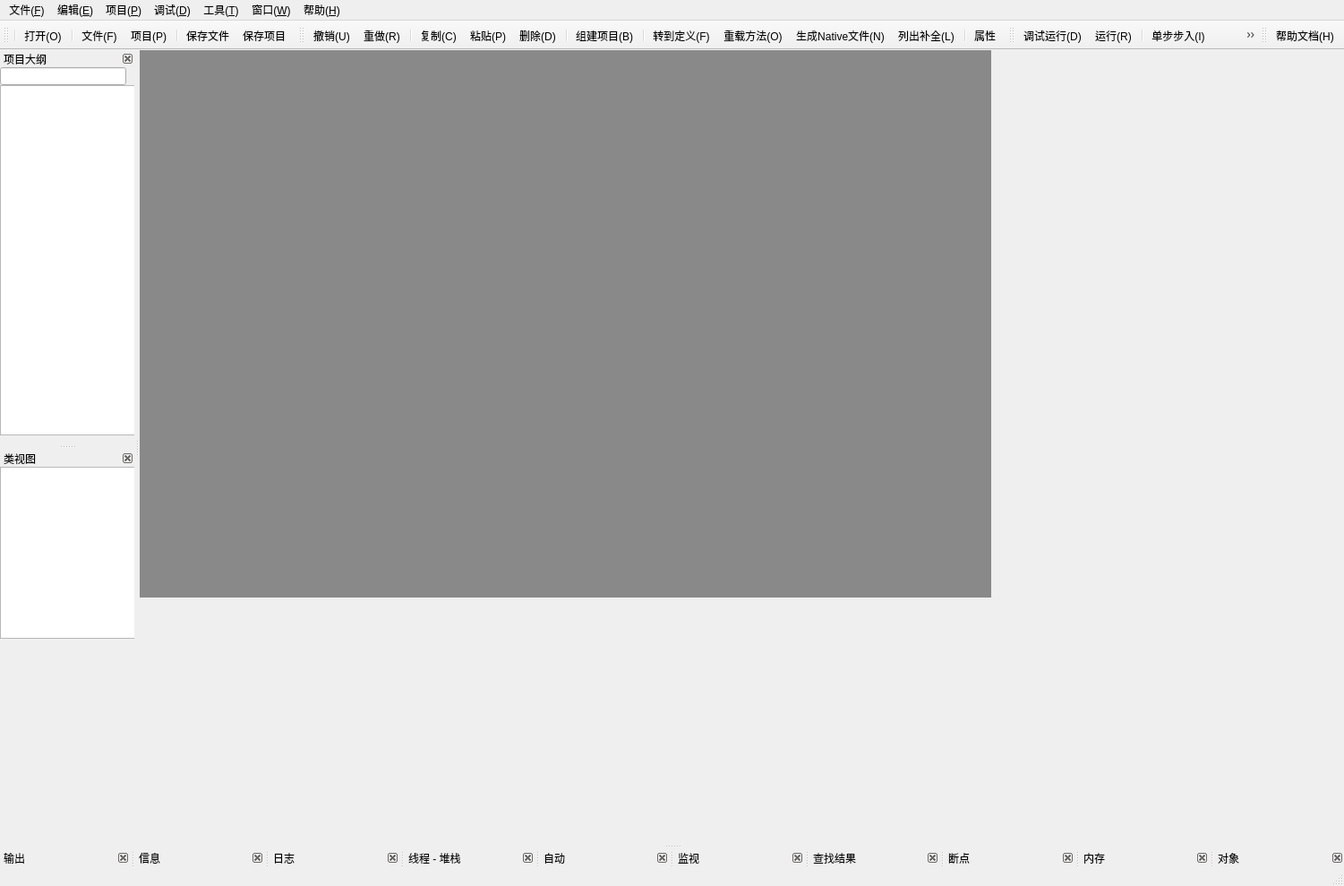
<?xml version="1.0" encoding="UTF-8"?>
<ui version="4.0">
 <class>MainWindow</class>
 <widget class="QMainWindow" name="MainWindow">
  <property name="geometry">
   <rect>
    <x>0</x>
    <y>0</y>
    <width>1501</width>
    <height>989</height>
   </rect>
  </property>
  <property name="windowTitle">
   <string>MainWindow</string>
  </property>
  <property name="windowIcon">
   <iconset>
    <normaloff>res/xide.png</normaloff>res/xide.png</iconset>
  </property>
  <widget class="QWidget" name="centralWidget">
   <widget class="QMdiArea" name="mdiArea">
    <property name="geometry">
     <rect>
      <x>0</x>
      <y>0</y>
      <width>951</width>
      <height>611</height>
     </rect>
    </property>
    <property name="sizeAdjustPolicy">
     <enum>QAbstractScrollArea::AdjustToContents</enum>
    </property>
    <property name="background">
     <brush brushstyle="SolidPattern">
      <color alpha="128">
       <red>35</red>
       <green>35</green>
       <blue>35</blue>
      </color>
     </brush>
    </property>
    <property name="viewMode">
     <enum>QMdiArea::TabbedView</enum>
    </property>
    <property name="documentMode">
     <bool>true</bool>
    </property>
    <property name="tabsClosable">
     <bool>true</bool>
    </property>
    <property name="tabsMovable">
     <bool>true</bool>
    </property>
    <property name="tabShape">
     <enum>QTabWidget::Rounded</enum>
    </property>
   </widget>
  </widget>
  <widget class="QToolBar" name="toolBar">
   <property name="minimumSize">
    <size>
     <width>0</width>
     <height>0</height>
    </size>
   </property>
   <property name="windowTitle">
    <string>文件</string>
   </property>
   <property name="allowedAreas">
    <set>Qt::TopToolBarArea</set>
   </property>
   <property name="iconSize">
    <size>
     <width>16</width>
     <height>16</height>
    </size>
   </property>
   <property name="floatable">
    <bool>false</bool>
   </property>
   <attribute name="toolBarArea">
    <enum>TopToolBarArea</enum>
   </attribute>
   <attribute name="toolBarBreak">
    <bool>false</bool>
   </attribute>
   <addaction name="separator"/>
   <addaction name="actionOpen"/>
   <addaction name="separator"/>
   <addaction name="actionFile_F"/>
   <addaction name="actionProject_P"/>
   <addaction name="separator"/>
   <addaction name="actionsave"/>
   <addaction name="actionsaveproject"/>
  </widget>
  <widget class="QStatusBar" name="statusBar"/>
  <widget class="QMenuBar" name="menuBar">
   <property name="geometry">
    <rect>
     <x>0</x>
     <y>0</y>
     <width>1501</width>
     <height>22</height>
    </rect>
   </property>
   <widget class="QMenu" name="menuFile">
    <property name="title">
     <string>文件(&amp;F)</string>
    </property>
    <widget class="QMenu" name="menuNew_N">
     <property name="title">
      <string>新建(&amp;N)</string>
     </property>
     <addaction name="actionFile_F"/>
     <addaction name="actionProject_P"/>
    </widget>
    <addaction name="menuNew_N"/>
    <addaction name="actionOpen"/>
    <addaction name="separator"/>
    <addaction name="actionclose"/>
    <addaction name="actioncloseproject"/>
    <addaction name="separator"/>
    <addaction name="actionsave"/>
    <addaction name="actionsaveas"/>
    <addaction name="separator"/>
    <addaction name="actionsaveproject"/>
    <addaction name="separator"/>
    <addaction name="actionsaveastemp"/>
    <addaction name="separator"/>
    <addaction name="actionexit"/>
   </widget>
   <widget class="QMenu" name="menuEdit">
    <property name="title">
     <string>编辑(&amp;E)</string>
    </property>
    <widget class="QMenu" name="menuaddition">
     <property name="title">
      <string>添加(&amp;A)</string>
     </property>
     <property name="icon">
      <iconset>
       <normaloff>res/toolbar/addition.png</normaloff>res/toolbar/addition.png</iconset>
     </property>
     <addaction name="actionfile"/>
     <addaction name="actionclass"/>
     <addaction name="actioninterface"/>
     <addaction name="actionpackage"/>
    </widget>
    <addaction name="menuaddition"/>
    <addaction name="separator"/>
    <addaction name="actionundo"/>
    <addaction name="actionredo"/>
    <addaction name="separator"/>
    <addaction name="actioncut"/>
    <addaction name="separator"/>
    <addaction name="actioncopy"/>
    <addaction name="actionpaste"/>
    <addaction name="separator"/>
    <addaction name="actiondelete"/>
    <addaction name="separator"/>
    <addaction name="actiongotodef"/>
    <addaction name="separator"/>
    <addaction name="actionfind"/>
    <addaction name="actionreplace"/>
    <addaction name="actionfindagain"/>
    <addaction name="separator"/>
    <addaction name="actionoverride"/>
    <addaction name="actionautocomplete"/>
    <addaction name="separator"/>
    <addaction name="actionlocalProblem"/>
    <addaction name="actiongoto"/>
   </widget>
   <widget class="QMenu" name="menuSln">
    <property name="title">
     <string>项目(&amp;P)</string>
    </property>
    <addaction name="actioncompile_project"/>
    <addaction name="actionclean"/>
    <addaction name="actiongenerateNativeSrc"/>
    <addaction name="separator"/>
    <addaction name="actioncomment"/>
    <addaction name="actionprop"/>
   </widget>
   <widget class="QMenu" name="menuDebug">
    <property name="title">
     <string>调试(&amp;D)</string>
    </property>
    <widget class="QMenu" name="menunewbreakpoint">
     <property name="title">
      <string>新建断点</string>
     </property>
     <addaction name="actionfunction"/>
     <addaction name="actiondata"/>
    </widget>
    <addaction name="actiondebug"/>
    <addaction name="actionrun"/>
    <addaction name="separator"/>
    <addaction name="actionstepin"/>
    <addaction name="actionstepover"/>
    <addaction name="actionstepout"/>
    <addaction name="separator"/>
    <addaction name="actionbreakpoint"/>
    <addaction name="menunewbreakpoint"/>
    <addaction name="separator"/>
    <addaction name="actionbreak"/>
    <addaction name="actionstoprun"/>
    <addaction name="separator"/>
    <addaction name="actiontest"/>
   </widget>
   <widget class="QMenu" name="menuTools">
    <property name="title">
     <string>工具(&amp;T)</string>
    </property>
    <addaction name="actionQTCreator"/>
    <addaction name="separator"/>
    <addaction name="actionsetting"/>
   </widget>
   <widget class="QMenu" name="menuWindow">
    <property name="title">
     <string>窗口(&amp;W)</string>
    </property>
    <addaction name="sortwindows"/>
    <addaction name="actionoverlapped"/>
    <addaction name="separator"/>
    <addaction name="allwindows"/>
   </widget>
   <widget class="QMenu" name="menuHelp">
    <property name="title">
     <string>帮助(&amp;H)</string>
    </property>
    <addaction name="actionhelp"/>
    <addaction name="actionsendfeedback"/>
    <addaction name="separator"/>
    <addaction name="actionstartup"/>
    <addaction name="actionsamples"/>
    <addaction name="separator"/>
    <addaction name="actionabout"/>
   </widget>
   <addaction name="menuFile"/>
   <addaction name="menuEdit"/>
   <addaction name="menuSln"/>
   <addaction name="menuDebug"/>
   <addaction name="menuTools"/>
   <addaction name="menuWindow"/>
   <addaction name="menuHelp"/>
  </widget>
  <widget class="QDockWidget" name="wnd_output">
   <property name="features">
    <set>QDockWidget::DockWidgetClosable|QDockWidget::DockWidgetMovable</set>
   </property>
   <property name="allowedAreas">
    <set>Qt::AllDockWidgetAreas</set>
   </property>
   <property name="windowTitle">
    <string>输出</string>
   </property>
   <attribute name="dockWidgetArea">
    <number>8</number>
   </attribute>
   <widget class="QWidget" name="dockWidgetContents_2"/>
  </widget>
  <widget class="QDockWidget" name="wnd_slnview">
   <property name="minimumSize">
    <size>
     <width>150</width>
     <height>38</height>
    </size>
   </property>
   <property name="floating">
    <bool>false</bool>
   </property>
   <property name="features">
    <set>QDockWidget::DockWidgetClosable|QDockWidget::DockWidgetMovable</set>
   </property>
   <property name="allowedAreas">
    <set>Qt::AllDockWidgetAreas</set>
   </property>
   <property name="windowTitle">
    <string>项目大纲</string>
   </property>
   <attribute name="dockWidgetArea">
    <number>1</number>
   </attribute>
   <widget class="QWidget" name="dockWidgetContents">
    <widget class="QTreeWidget" name="tree_sln">
     <property name="geometry">
      <rect>
       <x>0</x>
       <y>20</y>
       <width>271</width>
       <height>391</height>
      </rect>
     </property>
     <property name="focusPolicy">
      <enum>Qt::ClickFocus</enum>
     </property>
     <property name="contextMenuPolicy">
      <enum>Qt::ActionsContextMenu</enum>
     </property>
     <property name="sizeAdjustPolicy">
      <enum>QAbstractScrollArea::AdjustIgnored</enum>
     </property>
     <property name="editTriggers">
      <set>QAbstractItemView::NoEditTriggers</set>
     </property>
     <property name="selectionMode">
      <enum>QAbstractItemView::SingleSelection</enum>
     </property>
     <property name="selectionBehavior">
      <enum>QAbstractItemView::SelectRows</enum>
     </property>
     <property name="iconSize">
      <size>
       <width>16</width>
       <height>16</height>
      </size>
     </property>
     <property name="verticalScrollMode">
      <enum>QAbstractItemView::ScrollPerPixel</enum>
     </property>
     <property name="animated">
      <bool>true</bool>
     </property>
     <property name="allColumnsShowFocus">
      <bool>false</bool>
     </property>
     <property name="columnCount">
      <number>1</number>
     </property>
     <attribute name="headerVisible">
      <bool>false</bool>
     </attribute>
     <column>
      <property name="text">
       <string notr="true">1</string>
      </property>
     </column>
    </widget>
    <widget class="QLineEdit" name="editSearch">
     <property name="geometry">
      <rect>
       <x>0</x>
       <y>0</y>
       <width>141</width>
       <height>20</height>
      </rect>
     </property>
    </widget>
   </widget>
  </widget>
  <widget class="QDockWidget" name="wnd_classview">
   <property name="minimumSize">
    <size>
     <width>150</width>
     <height>38</height>
    </size>
   </property>
   <property name="features">
    <set>QDockWidget::DockWidgetClosable|QDockWidget::DockWidgetMovable</set>
   </property>
   <property name="allowedAreas">
    <set>Qt::AllDockWidgetAreas</set>
   </property>
   <property name="windowTitle">
    <string>类视图</string>
   </property>
   <attribute name="dockWidgetArea">
    <number>1</number>
   </attribute>
   <widget class="QWidget" name="dockWidgetContents_5">
    <widget class="QTreeWidget" name="tree_class">
     <property name="geometry">
      <rect>
       <x>0</x>
       <y>0</y>
       <width>256</width>
       <height>192</height>
      </rect>
     </property>
     <property name="verticalScrollMode">
      <enum>QAbstractItemView::ScrollPerPixel</enum>
     </property>
     <property name="sortingEnabled">
      <bool>false</bool>
     </property>
     <property name="animated">
      <bool>true</bool>
     </property>
     <attribute name="headerVisible">
      <bool>false</bool>
     </attribute>
     <column>
      <property name="text">
       <string notr="true">1</string>
      </property>
     </column>
    </widget>
   </widget>
  </widget>
  <widget class="QToolBar" name="toolBar_2">
   <property name="minimumSize">
    <size>
     <width>0</width>
     <height>0</height>
    </size>
   </property>
   <property name="windowTitle">
    <string>编辑</string>
   </property>
   <property name="movable">
    <bool>true</bool>
   </property>
   <property name="allowedAreas">
    <set>Qt::TopToolBarArea</set>
   </property>
   <property name="iconSize">
    <size>
     <width>16</width>
     <height>16</height>
    </size>
   </property>
   <property name="floatable">
    <bool>false</bool>
   </property>
   <attribute name="toolBarArea">
    <enum>TopToolBarArea</enum>
   </attribute>
   <attribute name="toolBarBreak">
    <bool>false</bool>
   </attribute>
   <addaction name="actionundo"/>
   <addaction name="actionredo"/>
   <addaction name="separator"/>
   <addaction name="actioncopy"/>
   <addaction name="actionpaste"/>
   <addaction name="actiondelete"/>
   <addaction name="separator"/>
   <addaction name="actioncompile_project"/>
   <addaction name="separator"/>
   <addaction name="actiongotodef"/>
   <addaction name="actionoverride"/>
   <addaction name="actiongenerateNativeSrc"/>
   <addaction name="actionautocomplete"/>
   <addaction name="separator"/>
   <addaction name="actionprop"/>
  </widget>
  <widget class="QToolBar" name="toolBar_3">
   <property name="minimumSize">
    <size>
     <width>0</width>
     <height>0</height>
    </size>
   </property>
   <property name="baseSize">
    <size>
     <width>0</width>
     <height>0</height>
    </size>
   </property>
   <property name="windowTitle">
    <string>调试</string>
   </property>
   <property name="allowedAreas">
    <set>Qt::TopToolBarArea</set>
   </property>
   <property name="iconSize">
    <size>
     <width>16</width>
     <height>16</height>
    </size>
   </property>
   <property name="floatable">
    <bool>false</bool>
   </property>
   <attribute name="toolBarArea">
    <enum>TopToolBarArea</enum>
   </attribute>
   <attribute name="toolBarBreak">
    <bool>false</bool>
   </attribute>
   <addaction name="actiondebug"/>
   <addaction name="actionrun"/>
   <addaction name="separator"/>
   <addaction name="actionstepin"/>
   <addaction name="actionstepover"/>
   <addaction name="actionstepout"/>
   <addaction name="separator"/>
   <addaction name="actionbreak"/>
   <addaction name="actionstoprun"/>
   <addaction name="separator"/>
   <addaction name="actionbreakpoint"/>
   <addaction name="separator"/>
  </widget>
  <widget class="QToolBar" name="toolBar_4">
   <property name="windowTitle">
    <string>帮助</string>
   </property>
   <property name="allowedAreas">
    <set>Qt::TopToolBarArea</set>
   </property>
   <property name="iconSize">
    <size>
     <width>16</width>
     <height>16</height>
    </size>
   </property>
   <property name="floatable">
    <bool>false</bool>
   </property>
   <attribute name="toolBarArea">
    <enum>TopToolBarArea</enum>
   </attribute>
   <attribute name="toolBarBreak">
    <bool>false</bool>
   </attribute>
   <addaction name="actionhelp"/>
  </widget>
  <widget class="QDockWidget" name="wnd_info">
   <property name="features">
    <set>QDockWidget::DockWidgetClosable|QDockWidget::DockWidgetMovable</set>
   </property>
   <property name="allowedAreas">
    <set>Qt::AllDockWidgetAreas</set>
   </property>
   <property name="windowTitle">
    <string>信息</string>
   </property>
   <attribute name="dockWidgetArea">
    <number>8</number>
   </attribute>
   <widget class="QWidget" name="dockWidgetContents_3">
    <widget class="QPushButton" name="btnError">
     <property name="geometry">
      <rect>
       <x>0</x>
       <y>270</y>
       <width>81</width>
       <height>23</height>
      </rect>
     </property>
     <property name="text">
      <string>错误</string>
     </property>
     <property name="icon">
      <iconset>
       <normaloff>res/toolbar/error.png</normaloff>res/toolbar/error.png</iconset>
     </property>
     <property name="checkable">
      <bool>true</bool>
     </property>
     <property name="checked">
      <bool>true</bool>
     </property>
    </widget>
    <widget class="QPushButton" name="btnWarning">
     <property name="geometry">
      <rect>
       <x>80</x>
       <y>270</y>
       <width>81</width>
       <height>23</height>
      </rect>
     </property>
     <property name="text">
      <string>警告</string>
     </property>
     <property name="icon">
      <iconset>
       <normaloff>res/toolbar/warning_out.png</normaloff>res/toolbar/warning_out.png</iconset>
     </property>
     <property name="checkable">
      <bool>true</bool>
     </property>
     <property name="checked">
      <bool>true</bool>
     </property>
    </widget>
    <widget class="QPushButton" name="btnTips">
     <property name="geometry">
      <rect>
       <x>160</x>
       <y>270</y>
       <width>81</width>
       <height>23</height>
      </rect>
     </property>
     <property name="text">
      <string>提示</string>
     </property>
     <property name="icon">
      <iconset>
       <normaloff>res/toolbar/tips.png</normaloff>res/toolbar/tips.png</iconset>
     </property>
     <property name="checkable">
      <bool>true</bool>
     </property>
     <property name="checked">
      <bool>true</bool>
     </property>
    </widget>
    <widget class="QTreeWidget" name="infoList">
     <property name="geometry">
      <rect>
       <x>0</x>
       <y>0</y>
       <width>691</width>
       <height>211</height>
      </rect>
     </property>
     <column>
      <property name="text">
       <string notr="true">1</string>
      </property>
     </column>
    </widget>
   </widget>
  </widget>
  <widget class="QDockWidget" name="wnd_log">
   <property name="features">
    <set>QDockWidget::DockWidgetClosable|QDockWidget::DockWidgetMovable</set>
   </property>
   <property name="allowedAreas">
    <set>Qt::AllDockWidgetAreas</set>
   </property>
   <property name="windowTitle">
    <string>日志</string>
   </property>
   <attribute name="dockWidgetArea">
    <number>8</number>
   </attribute>
   <widget class="QWidget" name="dockWidgetContents_3">
    <widget class="QPushButton" name="btnFilter">
     <property name="geometry">
      <rect>
       <x>0</x>
       <y>270</y>
       <width>80</width>
       <height>23</height>
      </rect>
     </property>
     <property name="text">
      <string>新建</string>
     </property>
     <property name="checkable">
      <bool>false</bool>
     </property>
     <property name="checked">
      <bool>false</bool>
     </property>
    </widget>
    <widget class="QTreeWidget" name="logList">
     <property name="geometry">
      <rect>
       <x>60</x>
       <y>0</y>
       <width>111</width>
       <height>211</height>
      </rect>
     </property>
     <column>
      <property name="text">
       <string notr="true">1</string>
      </property>
     </column>
    </widget>
    <widget class="QTreeWidget" name="filterlist">
     <property name="geometry">
      <rect>
       <x>0</x>
       <y>0</y>
       <width>51</width>
       <height>211</height>
      </rect>
     </property>
     <column>
      <property name="text">
       <string notr="true">1</string>
      </property>
     </column>
    </widget>
    <widget class="QPushButton" name="btnClear">
     <property name="geometry">
      <rect>
       <x>50</x>
       <y>270</y>
       <width>80</width>
       <height>23</height>
      </rect>
     </property>
     <property name="text">
      <string>清除</string>
     </property>
     <property name="checkable">
      <bool>false</bool>
     </property>
     <property name="checked">
      <bool>false</bool>
     </property>
    </widget>
    <widget class="QCheckBox" name="chkAutoScroll">
     <property name="geometry">
      <rect>
       <x>60</x>
       <y>220</y>
       <width>73</width>
       <height>18</height>
      </rect>
     </property>
     <property name="text">
      <string>自动滚动</string>
     </property>
    </widget>
   </widget>
  </widget>
  <widget class="QDockWidget" name="stackinfo">
   <property name="features">
    <set>QDockWidget::DockWidgetClosable|QDockWidget::DockWidgetMovable</set>
   </property>
   <property name="allowedAreas">
    <set>Qt::AllDockWidgetAreas</set>
   </property>
   <property name="windowTitle">
    <string>线程 - 堆栈</string>
   </property>
   <attribute name="dockWidgetArea">
    <number>8</number>
   </attribute>
   <widget class="QWidget" name="dockWidgetContents_8">
    <widget class="QTreeWidget" name="stacklist">
     <property name="geometry">
      <rect>
       <x>0</x>
       <y>0</y>
       <width>256</width>
       <height>181</height>
      </rect>
     </property>
     <column>
      <property name="text">
       <string notr="true">1</string>
      </property>
     </column>
    </widget>
   </widget>
  </widget>
  <widget class="QDockWidget" name="autoinfo">
   <property name="features">
    <set>QDockWidget::DockWidgetClosable|QDockWidget::DockWidgetMovable</set>
   </property>
   <property name="allowedAreas">
    <set>Qt::AllDockWidgetAreas</set>
   </property>
   <property name="windowTitle">
    <string>自动</string>
   </property>
   <attribute name="dockWidgetArea">
    <number>8</number>
   </attribute>
   <widget class="QWidget" name="dockWidgetContents_8">
    <widget class="QTreeWidget" name="autolist">
     <property name="geometry">
      <rect>
       <x>0</x>
       <y>0</y>
       <width>256</width>
       <height>181</height>
      </rect>
     </property>
     <column>
      <property name="text">
       <string notr="true">1</string>
      </property>
     </column>
    </widget>
   </widget>
  </widget>
  <widget class="QDockWidget" name="watchinfo">
   <property name="features">
    <set>QDockWidget::DockWidgetClosable|QDockWidget::DockWidgetMovable</set>
   </property>
   <property name="allowedAreas">
    <set>Qt::AllDockWidgetAreas</set>
   </property>
   <property name="windowTitle">
    <string>监视</string>
   </property>
   <attribute name="dockWidgetArea">
    <number>8</number>
   </attribute>
   <widget class="QWidget" name="dockWidgetContents_8">
    <widget class="QTreeWidget" name="watchlist">
     <property name="geometry">
      <rect>
       <x>0</x>
       <y>0</y>
       <width>256</width>
       <height>181</height>
      </rect>
     </property>
     <column>
      <property name="text">
       <string notr="true">1</string>
      </property>
     </column>
    </widget>
   </widget>
  </widget>
  <widget class="QDockWidget" name="findinfo">
   <property name="features">
    <set>QDockWidget::DockWidgetClosable|QDockWidget::DockWidgetMovable</set>
   </property>
   <property name="allowedAreas">
    <set>Qt::AllDockWidgetAreas</set>
   </property>
   <property name="windowTitle">
    <string>查找结果</string>
   </property>
   <attribute name="dockWidgetArea">
    <number>8</number>
   </attribute>
   <widget class="QWidget" name="dockWidgetContents_8">
    <widget class="QTreeWidget" name="findlist">
     <property name="geometry">
      <rect>
       <x>0</x>
       <y>0</y>
       <width>256</width>
       <height>181</height>
      </rect>
     </property>
     <column>
      <property name="text">
       <string notr="true">1</string>
      </property>
     </column>
    </widget>
   </widget>
  </widget>
  <widget class="QDockWidget" name="bpinfo">
   <property name="features">
    <set>QDockWidget::DockWidgetClosable|QDockWidget::DockWidgetMovable</set>
   </property>
   <property name="allowedAreas">
    <set>Qt::AllDockWidgetAreas</set>
   </property>
   <property name="windowTitle">
    <string>断点</string>
   </property>
   <attribute name="dockWidgetArea">
    <number>8</number>
   </attribute>
   <widget class="QWidget" name="dockWidgetContents_8">
    <widget class="QTreeWidget" name="bplist">
     <property name="geometry">
      <rect>
       <x>0</x>
       <y>0</y>
       <width>256</width>
       <height>181</height>
      </rect>
     </property>
     <column>
      <property name="text">
       <string notr="true">1</string>
      </property>
     </column>
    </widget>
   </widget>
  </widget>
  <widget class="QDockWidget" name="memoryinfo">
   <property name="features">
    <set>QDockWidget::DockWidgetClosable|QDockWidget::DockWidgetMovable</set>
   </property>
   <property name="allowedAreas">
    <set>Qt::AllDockWidgetAreas</set>
   </property>
   <property name="windowTitle">
    <string>内存</string>
   </property>
   <attribute name="dockWidgetArea">
    <number>8</number>
   </attribute>
   <widget class="QWidget" name="dockWidgetContents_13">
    <widget class="QPushButton" name="btnGc">
     <property name="geometry">
      <rect>
       <x>0</x>
       <y>270</y>
       <width>81</width>
       <height>23</height>
      </rect>
     </property>
     <property name="text">
      <string>GC</string>
     </property>
     <property name="icon">
      <iconset>
       <normaloff>res/toolbar/gc.png</normaloff>res/toolbar/gc.png</iconset>
     </property>
    </widget>
    <widget class="QPushButton" name="btnRefresh">
     <property name="geometry">
      <rect>
       <x>80</x>
       <y>270</y>
       <width>81</width>
       <height>23</height>
      </rect>
     </property>
     <property name="text">
      <string>刷新</string>
     </property>
     <property name="icon">
      <iconset>
       <normaloff>res/toolbar/refresh.png</normaloff>res/toolbar/refresh.png</iconset>
     </property>
    </widget>
    <widget class="QTreeWidget" name="memlist">
     <property name="geometry">
      <rect>
       <x>0</x>
       <y>0</y>
       <width>691</width>
       <height>211</height>
      </rect>
     </property>
     <column>
      <property name="text">
       <string notr="true">1</string>
      </property>
     </column>
    </widget>
   </widget>
  </widget>
  <widget class="QDockWidget" name="gcinfo">
   <property name="features">
    <set>QDockWidget::DockWidgetClosable|QDockWidget::DockWidgetMovable</set>
   </property>
   <property name="allowedAreas">
    <set>Qt::AllDockWidgetAreas</set>
   </property>
   <property name="windowTitle">
    <string>对象</string>
   </property>
   <attribute name="dockWidgetArea">
    <number>8</number>
   </attribute>
   <widget class="QWidget" name="dockWidgetContents_13">
    <widget class="QPushButton" name="btnUpdate">
     <property name="geometry">
      <rect>
       <x>0</x>
       <y>270</y>
       <width>81</width>
       <height>23</height>
      </rect>
     </property>
     <property name="text">
      <string>更新</string>
     </property>
     <property name="icon">
      <iconset>
       <normaloff>res/toolbar/refresh.png</normaloff>res/toolbar/refresh.png</iconset>
     </property>
    </widget>
    <widget class="QTreeWidget" name="objslist">
     <property name="geometry">
      <rect>
       <x>0</x>
       <y>0</y>
       <width>691</width>
       <height>211</height>
      </rect>
     </property>
     <column>
      <property name="text">
       <string notr="true">1</string>
      </property>
     </column>
    </widget>
   </widget>
  </widget>
  <action name="actionFile_F">
   <property name="icon">
    <iconset>
     <normaloff>res/toolbar/newfile.png</normaloff>res/toolbar/newfile.png</iconset>
   </property>
   <property name="text">
    <string>文件(&amp;F)</string>
   </property>
   <property name="iconText">
    <string>文件(F)</string>
   </property>
   <property name="toolTip">
    <string>新建文件</string>
   </property>
   <property name="shortcut">
    <string>Ctrl+Shift+N</string>
   </property>
  </action>
  <action name="actionProject_P">
   <property name="icon">
    <iconset>
     <normaloff>res/toolbar/newproj.png</normaloff>res/toolbar/newproj.png</iconset>
   </property>
   <property name="text">
    <string>项目(&amp;P)</string>
   </property>
   <property name="shortcut">
    <string>Ctrl+N</string>
   </property>
  </action>
  <action name="actionOpen">
   <property name="icon">
    <iconset>
     <normaloff>res/toolbar/open.png</normaloff>res/toolbar/open.png</iconset>
   </property>
   <property name="text">
    <string>打开(&amp;O)</string>
   </property>
   <property name="shortcut">
    <string>Ctrl+O</string>
   </property>
  </action>
  <action name="action_s">
   <property name="text">
    <string> s </string>
   </property>
  </action>
  <action name="actionclose">
   <property name="text">
    <string>关闭文件(&amp;C)</string>
   </property>
  </action>
  <action name="actioncloseproject">
   <property name="text">
    <string>关闭项目(&amp;K)</string>
   </property>
  </action>
  <action name="actionsave">
   <property name="icon">
    <iconset>
     <normaloff>res/toolbar/savefile.png</normaloff>res/toolbar/savefile.png</iconset>
   </property>
   <property name="text">
    <string>保存文件</string>
   </property>
   <property name="shortcut">
    <string>Ctrl+S</string>
   </property>
  </action>
  <action name="actionsaveproject">
   <property name="icon">
    <iconset>
     <normaloff>res/toolbar/savesln.png</normaloff>res/toolbar/savesln.png</iconset>
   </property>
   <property name="text">
    <string>保存项目</string>
   </property>
   <property name="shortcut">
    <string>Ctrl+Shift+S</string>
   </property>
  </action>
  <action name="actionexit">
   <property name="text">
    <string>退出</string>
   </property>
   <property name="shortcut">
    <string>Ctrl+Q</string>
   </property>
  </action>
  <action name="actionfile">
   <property name="icon">
    <iconset>
     <normaloff>res/toolbar/newfile.png</normaloff>res/toolbar/newfile.png</iconset>
   </property>
   <property name="text">
    <string>文件(&amp;F)</string>
   </property>
  </action>
  <action name="actionclass">
   <property name="icon">
    <iconset>
     <normaloff>res/toolbar/class.png</normaloff>res/toolbar/class.png</iconset>
   </property>
   <property name="text">
    <string>类(&amp;C)</string>
   </property>
  </action>
  <action name="actioninterface">
   <property name="icon">
    <iconset>
     <normaloff>res/toolbar/interface.png</normaloff>res/toolbar/interface.png</iconset>
   </property>
   <property name="text">
    <string>接口(&amp;I)</string>
   </property>
  </action>
  <action name="actionpackage">
   <property name="icon">
    <iconset>
     <normaloff>res/toolbar/package.png</normaloff>res/toolbar/package.png</iconset>
   </property>
   <property name="text">
    <string>包(&amp;P)</string>
   </property>
  </action>
  <action name="actionundo">
   <property name="icon">
    <iconset>
     <normaloff>res/toolbar/undo.png</normaloff>res/toolbar/undo.png</iconset>
   </property>
   <property name="text">
    <string>撤销(&amp;U)</string>
   </property>
   <property name="shortcut">
    <string>Ctrl+Z</string>
   </property>
  </action>
  <action name="actionredo">
   <property name="icon">
    <iconset>
     <normaloff>res/toolbar/redo.png</normaloff>res/toolbar/redo.png</iconset>
   </property>
   <property name="text">
    <string>重做(&amp;R)</string>
   </property>
   <property name="shortcut">
    <string>Ctrl+Y</string>
   </property>
  </action>
  <action name="actioncopy">
   <property name="icon">
    <iconset>
     <normaloff>res/toolbar/copy.png</normaloff>res/toolbar/copy.png</iconset>
   </property>
   <property name="text">
    <string>复制(&amp;C)</string>
   </property>
   <property name="shortcut">
    <string>Ctrl+C</string>
   </property>
  </action>
  <action name="actioncut">
   <property name="text">
    <string>剪切(&amp;T)</string>
   </property>
   <property name="shortcut">
    <string>Ctrl+X</string>
   </property>
  </action>
  <action name="actionpaste">
   <property name="icon">
    <iconset>
     <normaloff>res/toolbar/paste.png</normaloff>res/toolbar/paste.png</iconset>
   </property>
   <property name="text">
    <string>粘贴(&amp;P)</string>
   </property>
   <property name="shortcut">
    <string>Ctrl+V</string>
   </property>
  </action>
  <action name="actiondelete">
   <property name="icon">
    <iconset>
     <normaloff>res/toolbar/delete.png</normaloff>res/toolbar/delete.png</iconset>
   </property>
   <property name="text">
    <string>删除(&amp;D)</string>
   </property>
   <property name="shortcut">
    <string>Del</string>
   </property>
  </action>
  <action name="actiongotodef">
   <property name="icon">
    <iconset>
     <normaloff>res/toolbar/gotodef.png</normaloff>res/toolbar/gotodef.png</iconset>
   </property>
   <property name="text">
    <string>转到定义(&amp;F)</string>
   </property>
   <property name="shortcut">
    <string>F12</string>
   </property>
  </action>
  <action name="actionoverride">
   <property name="icon">
    <iconset>
     <normaloff>res/toolbar/override.png</normaloff>res/toolbar/override.png</iconset>
   </property>
   <property name="text">
    <string>重载方法(&amp;O)</string>
   </property>
   <property name="shortcut">
    <string>Alt+V</string>
   </property>
  </action>
  <action name="actionautocomplete">
   <property name="icon">
    <iconset>
     <normaloff>res/toolbar/listinput.png</normaloff>res/toolbar/listinput.png</iconset>
   </property>
   <property name="text">
    <string>列出补全(&amp;L)</string>
   </property>
   <property name="shortcut">
    <string>Alt+.</string>
   </property>
  </action>
  <action name="actioncompile_project">
   <property name="icon">
    <iconset>
     <normaloff>res/toolbar/build.png</normaloff>res/toolbar/build.png</iconset>
   </property>
   <property name="text">
    <string>组建项目(&amp;B)</string>
   </property>
   <property name="shortcut">
    <string>F7</string>
   </property>
  </action>
  <action name="actionclean">
   <property name="text">
    <string>清理(&amp;C)</string>
   </property>
   <property name="shortcut">
    <string>Ctrl+Alt+C</string>
   </property>
  </action>
  <action name="actiongenerateNativeSrc">
   <property name="icon">
    <iconset>
     <normaloff>res/toolbar/generatec.png</normaloff>res/toolbar/generatec.png</iconset>
   </property>
   <property name="text">
    <string>生成Native文件(&amp;N)</string>
   </property>
   <property name="shortcut">
    <string>Ctrl+Alt+G</string>
   </property>
  </action>
  <action name="actionrebuild">
   <property name="text">
    <string>rebuild</string>
   </property>
  </action>
  <action name="actiondebug">
   <property name="icon">
    <iconset>
     <normaloff>res/toolbar/debug.png</normaloff>res/toolbar/debug.png</iconset>
   </property>
   <property name="text">
    <string>调试运行(&amp;D)</string>
   </property>
   <property name="shortcut">
    <string>F5</string>
   </property>
  </action>
  <action name="actionrun">
   <property name="icon">
    <iconset>
     <normaloff>res/toolbar/run.png</normaloff>res/toolbar/run.png</iconset>
   </property>
   <property name="text">
    <string>运行(&amp;R)</string>
   </property>
   <property name="shortcut">
    <string>Ctrl+F5</string>
   </property>
  </action>
  <action name="actionstepin">
   <property name="icon">
    <iconset>
     <normaloff>res/toolbar/stepin.png</normaloff>res/toolbar/stepin.png</iconset>
   </property>
   <property name="text">
    <string>单步步入(&amp;I)</string>
   </property>
   <property name="shortcut">
    <string>F11</string>
   </property>
  </action>
  <action name="actionstepover">
   <property name="icon">
    <iconset>
     <normaloff>res/toolbar/stopover.png</normaloff>res/toolbar/stopover.png</iconset>
   </property>
   <property name="text">
    <string>单步步过(&amp;O)</string>
   </property>
   <property name="shortcut">
    <string>F10</string>
   </property>
  </action>
  <action name="actionstepout">
   <property name="icon">
    <iconset>
     <normaloff>res/toolbar/stepout.png</normaloff>res/toolbar/stepout.png</iconset>
   </property>
   <property name="text">
    <string>单步跳出(&amp;T)</string>
   </property>
   <property name="shortcut">
    <string>Shift+F11</string>
   </property>
  </action>
  <action name="actionbreakpoint">
   <property name="icon">
    <iconset>
     <normaloff>res/toolbar/bp.png</normaloff>res/toolbar/bp.png</iconset>
   </property>
   <property name="text">
    <string>切换断点(&amp;P)</string>
   </property>
   <property name="shortcut">
    <string>F9</string>
   </property>
  </action>
  <action name="actiondatabreakpoint">
   <property name="text">
    <string>databreakpoint</string>
   </property>
  </action>
  <action name="actionfunction">
   <property name="text">
    <string>函数断点(&amp;F)</string>
   </property>
  </action>
  <action name="actiondata">
   <property name="text">
    <string>数据断点(&amp;D)</string>
   </property>
  </action>
  <action name="actiontest">
   <property name="text">
    <string>测试(&amp;A)</string>
   </property>
  </action>
  <action name="actionQTCreator">
   <property name="text">
    <string>QTCreator(UI设计器)</string>
   </property>
  </action>
  <action name="actionhelp">
   <property name="icon">
    <iconset>
     <normaloff>res/toolbar/help.png</normaloff>res/toolbar/help.png</iconset>
   </property>
   <property name="text">
    <string>帮助文档(&amp;H)</string>
   </property>
  </action>
  <action name="actionsendfeedback">
   <property name="text">
    <string>发送反馈(&amp;F)</string>
   </property>
  </action>
  <action name="actionsamples">
   <property name="text">
    <string>代码示例</string>
   </property>
  </action>
  <action name="actionabout">
   <property name="icon">
    <iconset>
     <normaloff>res/toolbar/info.png</normaloff>res/toolbar/info.png</iconset>
   </property>
   <property name="text">
    <string>关于(&amp;A)</string>
   </property>
  </action>
  <action name="actionstoprun">
   <property name="icon">
    <iconset>
     <normaloff>res/toolbar/stoprun.png</normaloff>res/toolbar/stoprun.png</iconset>
   </property>
   <property name="text">
    <string>停止运行(&amp;S)</string>
   </property>
   <property name="shortcut">
    <string>Shift+F5</string>
   </property>
  </action>
  <action name="actionbreak">
   <property name="icon">
    <iconset>
     <normaloff>res/toolbar/break.png</normaloff>res/toolbar/break.png</iconset>
   </property>
   <property name="text">
    <string>中断</string>
   </property>
  </action>
  <action name="actionprop">
   <property name="icon">
    <iconset>
     <normaloff>res/toolbar/prop.png</normaloff>res/toolbar/prop.png</iconset>
   </property>
   <property name="text">
    <string>属性</string>
   </property>
  </action>
  <action name="actionfind">
   <property name="icon">
    <iconset>
     <normaloff>res/toolbar/find.png</normaloff>res/toolbar/find.png</iconset>
   </property>
   <property name="text">
    <string>查找(&amp;F)</string>
   </property>
   <property name="shortcut">
    <string>Ctrl+F</string>
   </property>
  </action>
  <action name="actionfindagain">
   <property name="icon">
    <iconset>
     <normaloff>res/toolbar/refind.png</normaloff>res/toolbar/refind.png</iconset>
   </property>
   <property name="text">
    <string>查找下一个(&amp;A)</string>
   </property>
   <property name="shortcut">
    <string>F3</string>
   </property>
  </action>
  <action name="actionreplace">
   <property name="icon">
    <iconset>
     <normaloff>res/toolbar/replace.png</normaloff>res/toolbar/replace.png</iconset>
   </property>
   <property name="text">
    <string>替换(&amp;R)</string>
   </property>
   <property name="shortcut">
    <string>Ctrl+R</string>
   </property>
  </action>
  <action name="sortwindows">
   <property name="icon">
    <iconset>
     <normaloff>res/toolbar/sortwin.png</normaloff>res/toolbar/sortwin.png</iconset>
   </property>
   <property name="text">
    <string>平铺窗口(&amp;S)</string>
   </property>
  </action>
  <action name="allwindows">
   <property name="text">
    <string>窗口(&amp;W)</string>
   </property>
   <property name="shortcut">
    <string>Ctrl+E</string>
   </property>
  </action>
  <action name="actionoverlapped">
   <property name="icon">
    <iconset>
     <normaloff>res/toolbar/winoverlap.png</normaloff>res/toolbar/winoverlap.png</iconset>
   </property>
   <property name="text">
    <string>重叠窗口(&amp;T)</string>
   </property>
  </action>
  <action name="actions">
   <property name="text">
    <string>s</string>
   </property>
  </action>
  <action name="actionsaveas">
   <property name="text">
    <string>文件另存为(&amp;A)</string>
   </property>
  </action>
  <action name="actionlocalProblem">
   <property name="text">
    <string>定位问题</string>
   </property>
   <property name="shortcut">
    <string>F4</string>
   </property>
  </action>
  <action name="actiongoto">
   <property name="icon">
    <iconset>
     <normaloff>res/toolbar/gotoline.png</normaloff>res/toolbar/gotoline.png</iconset>
   </property>
   <property name="text">
    <string>转到行</string>
   </property>
   <property name="shortcut">
    <string>Ctrl+G</string>
   </property>
  </action>
  <action name="actionsetting">
   <property name="text">
    <string>选项(&amp;T)</string>
   </property>
   <property name="shortcut">
    <string>Ctrl+T</string>
   </property>
  </action>
  <action name="actionstartup">
   <property name="text">
    <string>起始页(&amp;S)</string>
   </property>
  </action>
  <action name="actioncomment">
   <property name="text">
    <string>注释(&amp;C)</string>
   </property>
  </action>
  <action name="actionsaveastemp">
   <property name="text">
    <string>保存为模板(&amp;T)</string>
   </property>
  </action>
 </widget>
 <layoutdefault spacing="6" margin="11"/>
 <resources/>
 <connections/>
</ui>
